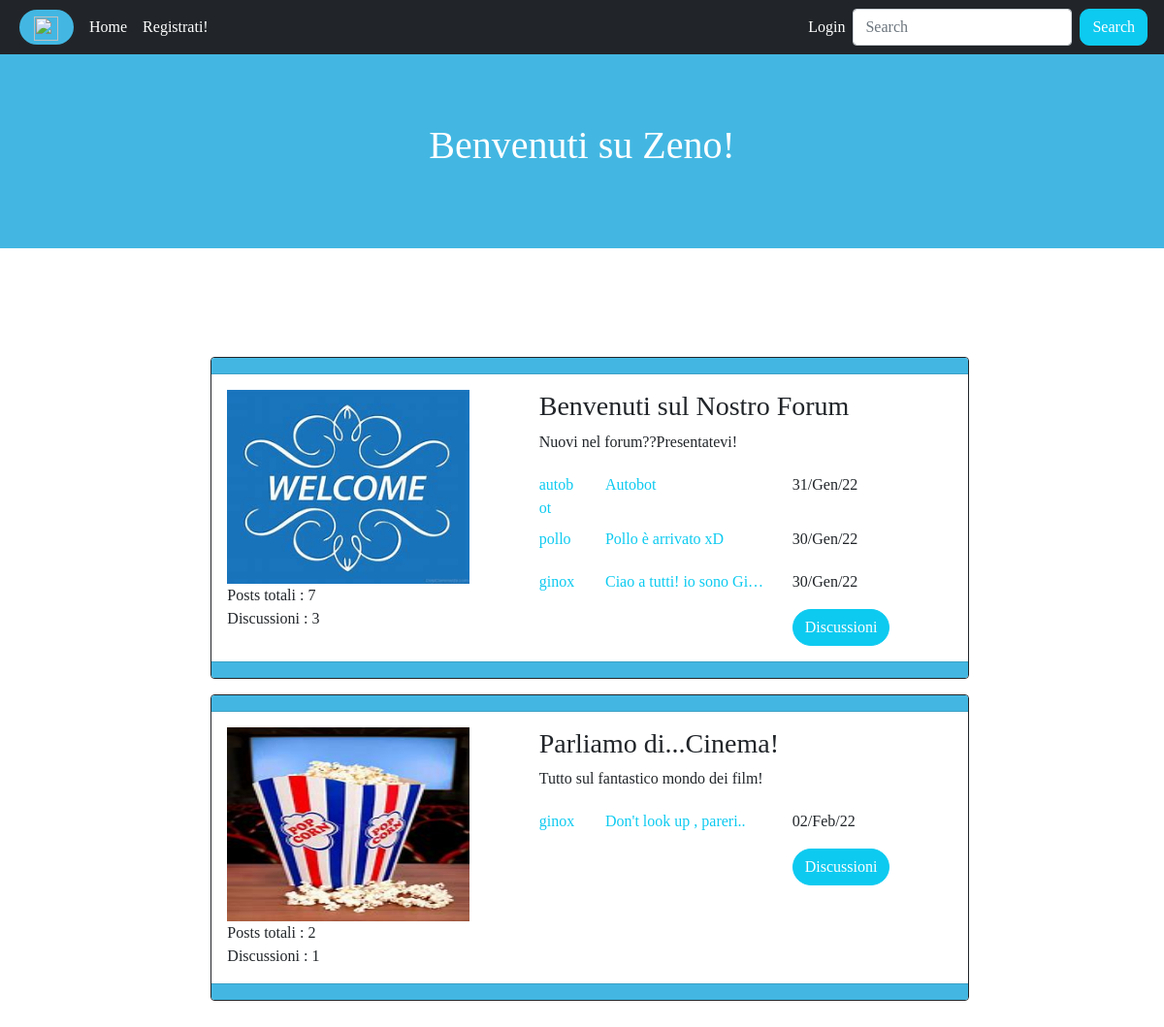
The page / on the database its author committed.
### app/models.py (models this page shows, shortened)
class Sezione(models.Model):
    nome = models.CharField(max_length=100)
    descrizione = models.CharField(max_length=500)
    immagine = models.ImageField()
    def get_last_discussions(self):
        return Discussione.objects.filter(sezione_appartenenza=self).order_by("-data")[:3]
    def get_number_of_posts(self):
        return Post.objects.filter(discussione_appartenenza__sezione_appartenenza=self).count()
    def get_number_of_discussions(self):
        return Discussione.objects.filter(sezione_appartenenza=self).count()
    class Meta:
        verbose_name = 'Sezione'
        verbose_name_plural = 'Sezioni'

class Discussione(models.Model):
    sezione_appartenenza = models.ForeignKey(Sezione,on_delete=models.CASCADE,related_name='discussioni_appartenenza')
    titolo = models.CharField(max_length=100)
    primo_post = models.TextField()
    autore = models.ForeignKey(User,on_delete=models.CASCADE,related_name='discussioni')
    data = models.DateTimeField(auto_now_add=True)
    class Meta:
        verbose_name = 'Discussione'
        verbose_name_plural = 'Discussioni'

### app/views.py (the view)
# urls.py: path('',homepage,name='homepage'),
def homepage(request):
    sezioni = Sezione.objects.all()
    context = {'sezioni':sezioni}
    return render(request,'index.html',context)

### index.html (shortened to what this page needs)
{% extends 'base.html' %}
{% block content %}
  <div class="row ms-1 justify-content-center">
    <div class="col-8 my-5">
      {% for sezione in sezioni %}
        <div class="card border-dark my-3">
          <div class="card-header color"></div>
          <div class="card-body">
              <div class="row">
                <div class="col-xl-5 sezione">
                  <img src="{{sezione.immagine.url}}">
                  <div class="card-text">Posts totali : {{sezione.get_number_of_posts}}</div>
                  <div class="card-text">Discussioni : {{sezione.get_number_of_discussions}}</div>
                 </div>
                <div class="col-xl-6">
                  <h3>{{sezione.nome}}</h3>
                  <p>{{sezione.descrizione}}</p>
                  {% for discussione in sezione.get_last_discussions %}
                  <div class="row">
                    <div class="col-sm-2 me-1 my-1">
                      <p class="card-text"><a class="link-info"href="{% url 'user_profile' username=discussione.autore.username %}">{{discussione.autore}}</a></p>
                    </div>
                    <div class="col-sm-6 my-1">
                      <p class="card-text"><a class="link-info"href="{% url 'discussion' pk=discussione.pk %}">{{discussione.titolo|truncatechars:25}}</a></p>
                    </div>
                    <div class="col-sm-3 mt-1 mb-3">
                      <p class="card-text">{{discussione.data|date:"d/M/y"}}</p>
                    </div>
                  </div>
                  {% endfor %}
                  <div class="text-end"><a class="btn btn-info text-white" href="{% url 'section' pk=sezione.pk %}">Discussioni</a></div>
                </div>
              </div>
          </div>
          <div class="card-footer color"></div>
        </div>
      {% endfor %}
    </div>
  </div>
{% endblock content %}

### static/stile.css (style rules this page uses)
* { margin : 0; padding: 0; box-sizing: border-box; }
body { font-family: 'Sansita Swashed', cursive; }
.link-info { text-decoration:none; }
.btn-info { border-radius: 20px; }
.color { background-color : #43b7e2; }
.sezione img { width: 250px; height: 200px; }

### rows shown on the page
Sezione: immagine (picture), get_number_of_posts "7", get_number_of_discussions "3", nome "Benvenuti sul Nostro Forum", descrizione "Nuovi nel forum??Presentatevi!"
Discussione: autore "autobot", titolo "Autobot", data "31/Gen/22"
Discussione: autore "pollo", titolo "Pollo è arrivato xD", data "30/Gen/22"
Discussione: autore "ginox", titolo "Ciao a tutti! io sono Gi…", data "30/Gen/22"
Sezione: immagine (picture), get_number_of_posts "2", get_number_of_discussions "1", nome "Parliamo di...Cinema!", descrizione "Tutto sul fantastico mondo dei film!"
Discussione: autore "ginox", titolo "Don't look up , pareri..", data "02/Feb/22"
